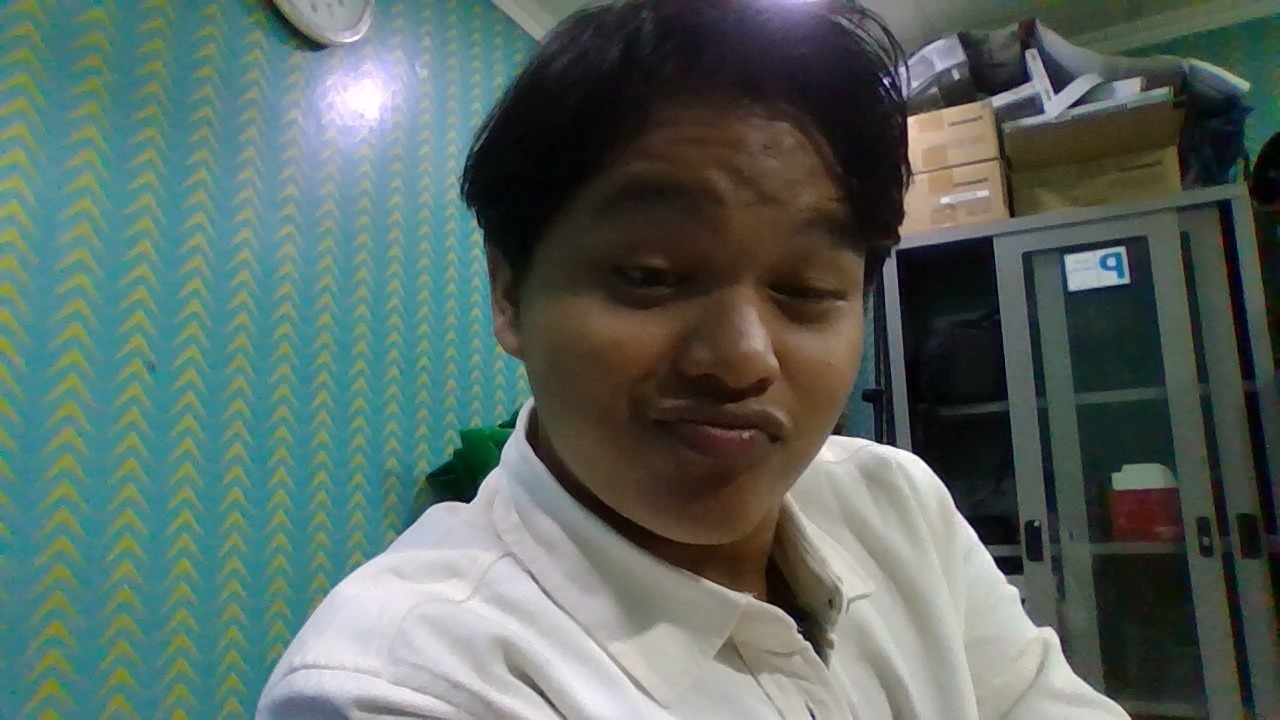
#> input picture modul6/WhatsApp Image 2023-12-08 at 14.04.00_90cdadd3.jpg, 1280 x 720 px, found by its file name
$ python kegiatan1.py
#> lines starting #> are read from the running program, lines starting #| are printed output that depends on the picture
from PIL import ImageDraw, ImageFont, Image
import matplotlib.pyplot as plt

image_path = "C:/xampp/htdocs/pemrograman_fungsional/modul6/WhatsApp Image 2023-12-08 at 14.04.00_90cdadd3.jpg"
imageSave_path = "C:/xampp/htdocs/pemrograman_fungsional/modul6/test.jpg"
font_path = "C:/xampp/htdocs/pemrograman_fungsional/modul6/Poppins/Poppins-Light.ttf"

gambarku = Image.open(image_path)
#> gambarku is the input picture: PIL image 1280x720 RGB; mean R, G, B 89, 104.5, 98.8
gambarConvert = gambarku.convert("L")
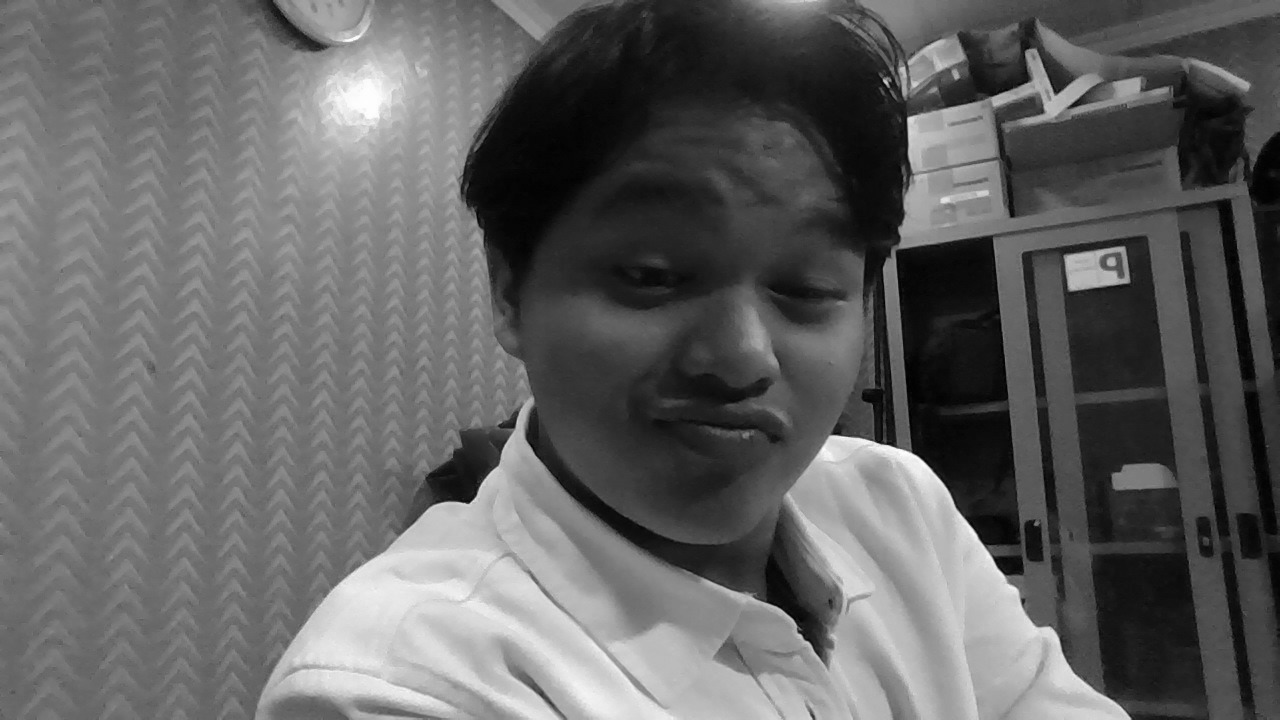
#> gambarConvert: PIL image 1280x720 L; min 0, max 255, mean 99.2

draw = ImageDraw.Draw(gambarConvert)
font = ImageFont.truetype(font_path, 24)
text = "Faiz Diandra Maulana_202110370311262"
draw.text((450, 300), text, font = font)
gambarConvert.save("test.jpg")
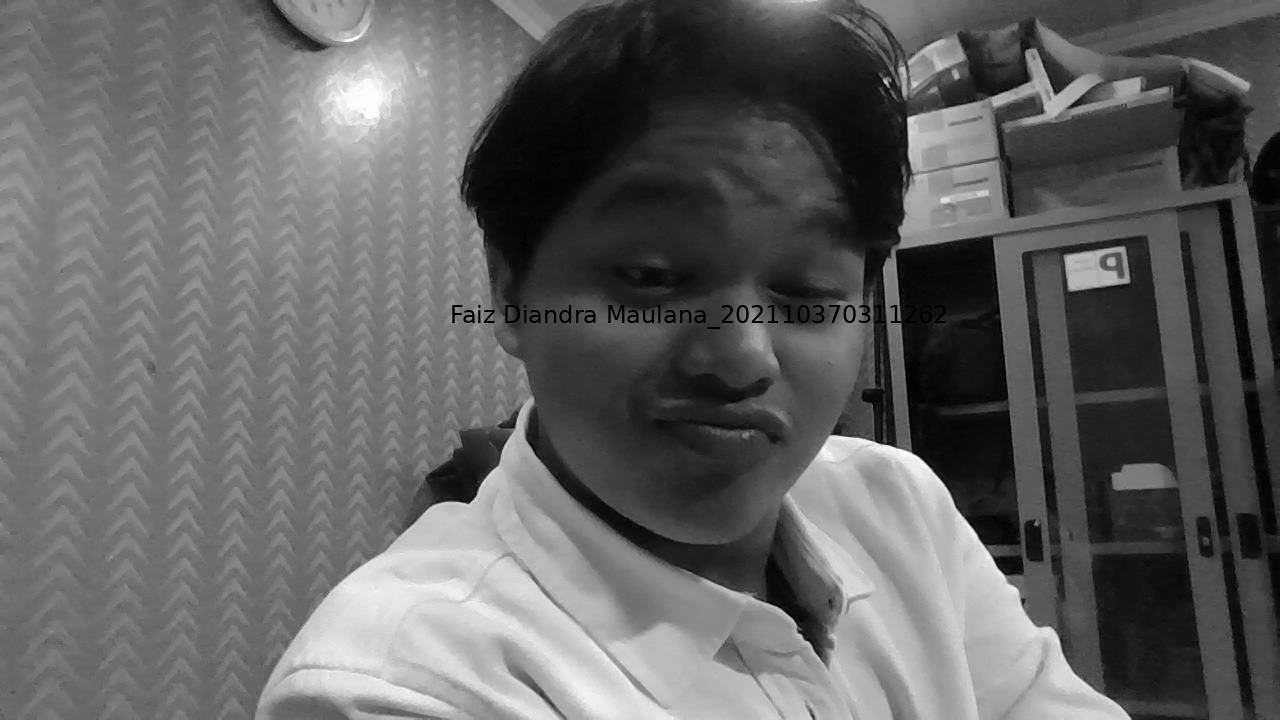
#> saved as test.jpg: PIL image 1280x720 L; min 0, max 255, mean 99

#> (the run stopped early here; a loop or call above may not have finished)
